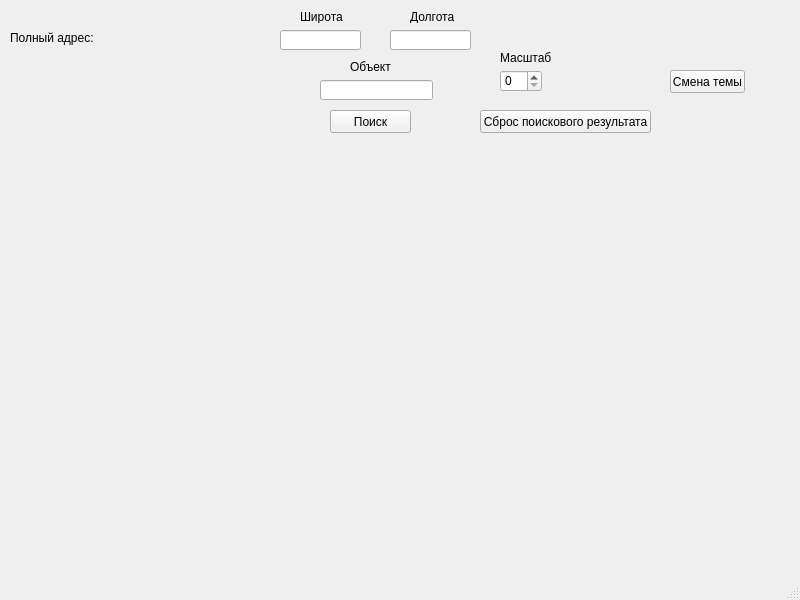
<?xml version="1.0" encoding="UTF-8"?>
<ui version="4.0">
 <class>MainWindow</class>
 <widget class="QMainWindow" name="MainWindow">
  <property name="geometry">
   <rect>
    <x>0</x>
    <y>0</y>
    <width>800</width>
    <height>600</height>
   </rect>
  </property>
  <property name="windowTitle">
   <string>MainWindow</string>
  </property>
  <widget class="QWidget" name="centralwidget">
   <widget class="QLineEdit" name="latitude">
    <property name="geometry">
     <rect>
      <x>280</x>
      <y>30</y>
      <width>81</width>
      <height>20</height>
     </rect>
    </property>
   </widget>
   <widget class="QPushButton" name="show_button">
    <property name="geometry">
     <rect>
      <x>330</x>
      <y>110</y>
      <width>81</width>
      <height>23</height>
     </rect>
    </property>
    <property name="text">
     <string>Поиск</string>
    </property>
   </widget>
   <widget class="QLineEdit" name="longitude">
    <property name="geometry">
     <rect>
      <x>390</x>
      <y>30</y>
      <width>81</width>
      <height>20</height>
     </rect>
    </property>
   </widget>
   <widget class="QLabel" name="label">
    <property name="geometry">
     <rect>
      <x>300</x>
      <y>10</y>
      <width>47</width>
      <height>13</height>
     </rect>
    </property>
    <property name="text">
     <string>Широта</string>
    </property>
   </widget>
   <widget class="QLabel" name="label_2">
    <property name="geometry">
     <rect>
      <x>410</x>
      <y>10</y>
      <width>47</width>
      <height>13</height>
     </rect>
    </property>
    <property name="text">
     <string>Долгота</string>
    </property>
   </widget>
   <widget class="QLabel" name="map">
    <property name="geometry">
     <rect>
      <x>190</x>
      <y>160</y>
      <width>411</width>
      <height>381</height>
     </rect>
    </property>
    <property name="text">
     <string/>
    </property>
   </widget>
   <widget class="QSpinBox" name="zoom">
    <property name="geometry">
     <rect>
      <x>500</x>
      <y>70</y>
      <width>42</width>
      <height>22</height>
     </rect>
    </property>
   </widget>
   <widget class="QLabel" name="label_3">
    <property name="geometry">
     <rect>
      <x>500</x>
      <y>50</y>
      <width>61</width>
      <height>16</height>
     </rect>
    </property>
    <property name="text">
     <string>Масштаб</string>
    </property>
   </widget>
   <widget class="QPushButton" name="theme_button">
    <property name="geometry">
     <rect>
      <x>670</x>
      <y>70</y>
      <width>75</width>
      <height>23</height>
     </rect>
    </property>
    <property name="text">
     <string>Смена темы</string>
    </property>
   </widget>
   <widget class="QLineEdit" name="object">
    <property name="geometry">
     <rect>
      <x>320</x>
      <y>80</y>
      <width>113</width>
      <height>20</height>
     </rect>
    </property>
   </widget>
   <widget class="QLabel" name="label_4">
    <property name="geometry">
     <rect>
      <x>350</x>
      <y>60</y>
      <width>47</width>
      <height>13</height>
     </rect>
    </property>
    <property name="text">
     <string>Объект</string>
    </property>
   </widget>
   <widget class="QPushButton" name="reset_button">
    <property name="geometry">
     <rect>
      <x>480</x>
      <y>110</y>
      <width>171</width>
      <height>23</height>
     </rect>
    </property>
    <property name="text">
     <string>Сброс поискового результата</string>
    </property>
   </widget>
   <widget class="QLabel" name="label_5">
    <property name="geometry">
     <rect>
      <x>10</x>
      <y>30</y>
      <width>91</width>
      <height>16</height>
     </rect>
    </property>
    <property name="text">
     <string>Полный адрес:</string>
    </property>
   </widget>
   <widget class="QLabel" name="full_address">
    <property name="geometry">
     <rect>
      <x>10</x>
      <y>40</y>
      <width>251</width>
      <height>71</height>
     </rect>
    </property>
    <property name="text">
     <string/>
    </property>
   </widget>
  </widget>
  <widget class="QMenuBar" name="menubar">
   <property name="geometry">
    <rect>
     <x>0</x>
     <y>0</y>
     <width>800</width>
     <height>21</height>
    </rect>
   </property>
  </widget>
  <widget class="QStatusBar" name="statusbar"/>
 </widget>
 <resources/>
 <connections/>
</ui>
